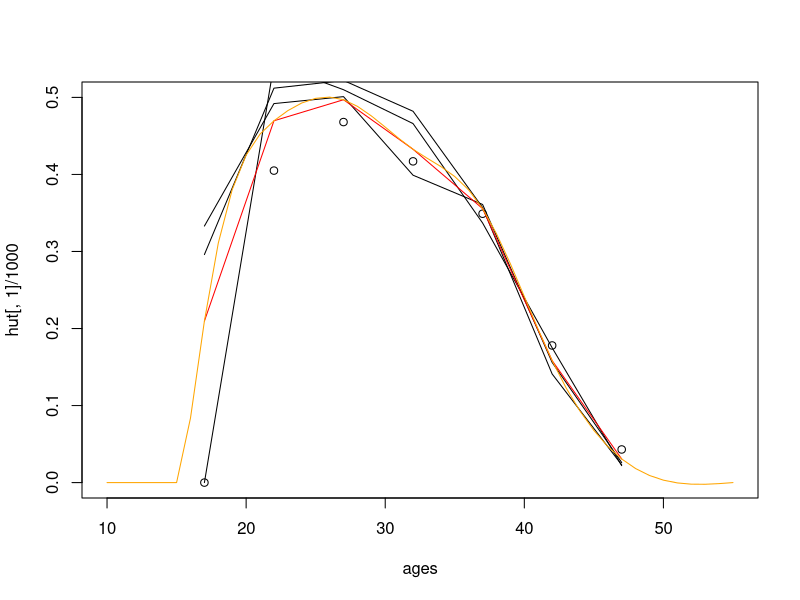
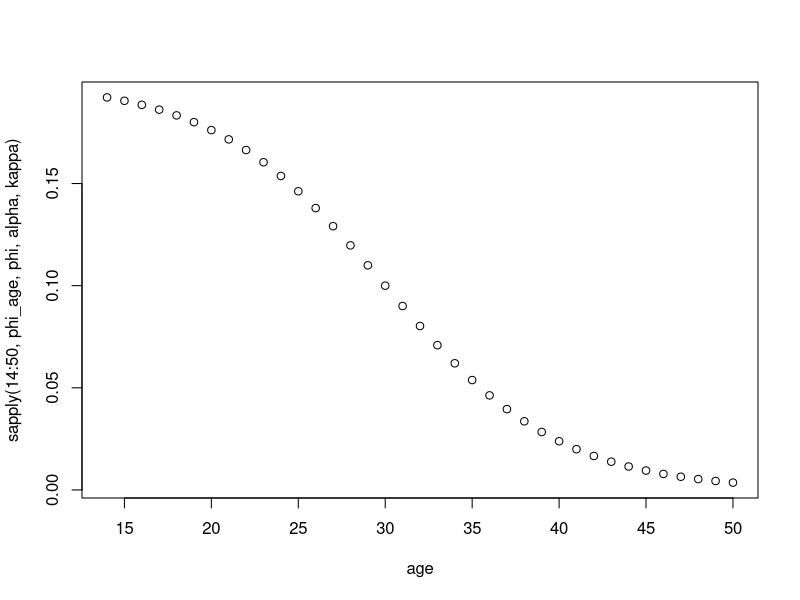
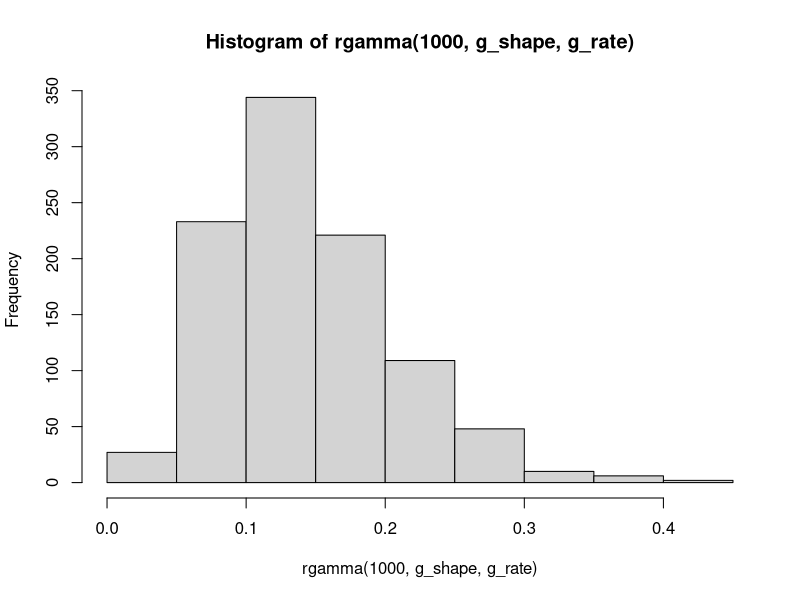

These charts were generated, in order, by the following R code:
hut <- read.table("asfr_hutterites_raw.txt", skip = 3, header = F)
hut <- t(hut[-c(1,3,7,8,9),-1])
ages <- c(17, 22, 27, 32, 37, 42, 47)
plot(ages,hut[,1]/1000, ylim = c(0, 0.5), xlim = c(10, 55))
lines(ages,hut[,2]/1000)
lines(ages,hut[,3]/1000)
lines(ages,hut[,4]/1000)

hut <- apply(hut[,-3], 1, mean, na.rm = T)/1000

lines(ages, hut, col = "red")

sm_hut <- smooth.spline(c(10:15,ages,55), c(rep(0,6),hut,0))
lines(predict(sm_hut, 10:55), col = "orange")

sm_asfr <- as.data.frame(cbind(predict(sm_hut, 10:55)$x,
                 round(predict(sm_hut, 10:55)$y,2)))
names(sm_asfr) <- c("age", "fx")                 
write.csv(sm_asfr, file = "asfr_hutterites.csv", row.names = F)     

######

kappa <- .2
alpha <- 30
age <- 14:50
phi <- 0.2

phi_age <- function(age, phi, alpha, kappa){
  
  out <- phi / (1 + exp(kappa*(age - alpha)))
  return(out)
  
}

plot(age, sapply(14:50, phi_age, phi, alpha, kappa))


g_shape <- 5
g_rate <- 35
mean(rgamma(1000, g_shape, g_rate))
hist(rgamma(1000, g_shape, g_rate))
